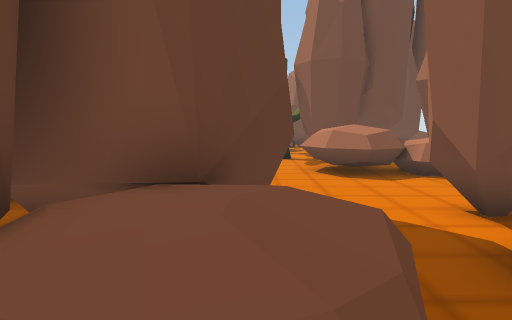
view 1 (above)

24 first-person views from a walk through a 3-D level made in the Unity game engine. The camera is 1.4 m above the floor, tilts 6° down and sees 75° across. The floor is counted in squares, 1 m on a side. Each view is taken from the middle of a square. On the plan, view 1 faces up. The plan holds only what a view shows up to about 15 squares ahead; the rest is blank. The place goes on beyond the plan. The player character is not drawn. Some animated figures are not drawn. Door leaves are left out, so doorways stand open. Some surface patterns are stand-ins.

view 2
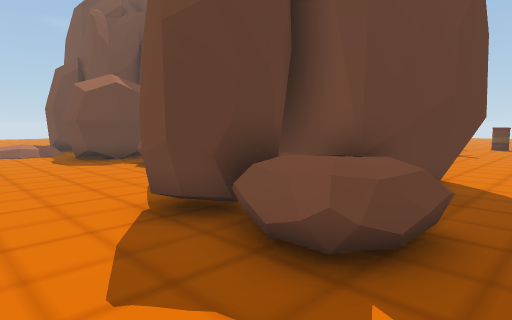

view 3
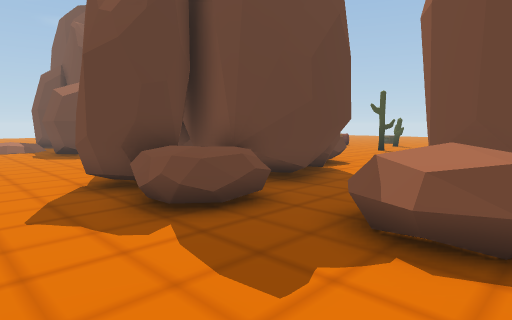

view 4
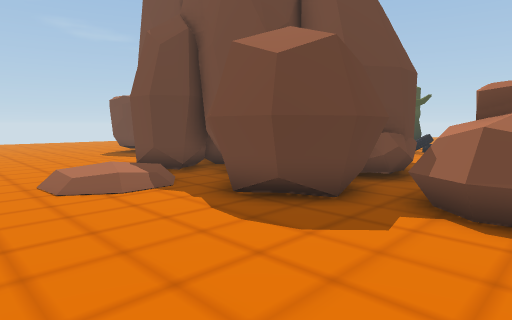

view 5
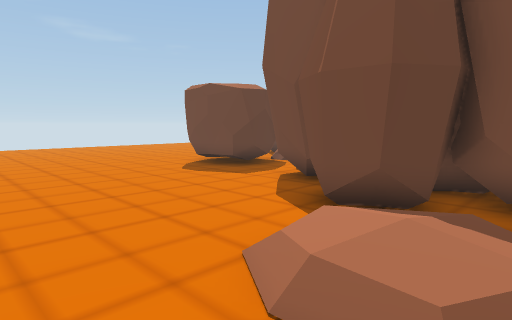

view 6
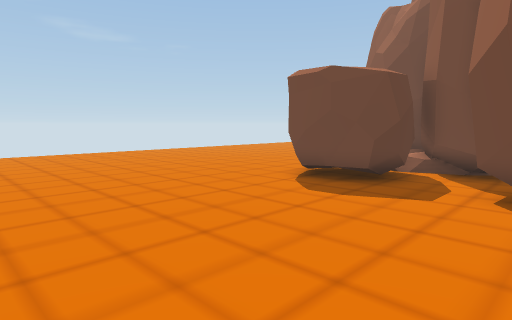

view 7
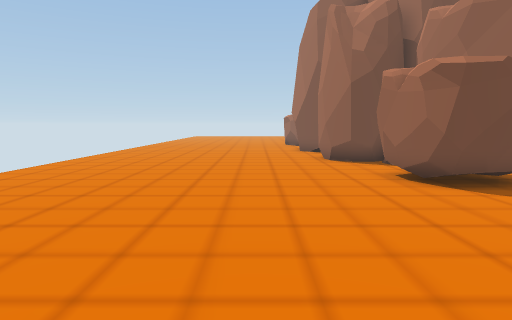

view 8
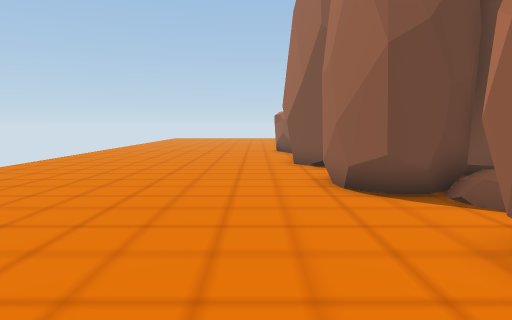

view 9
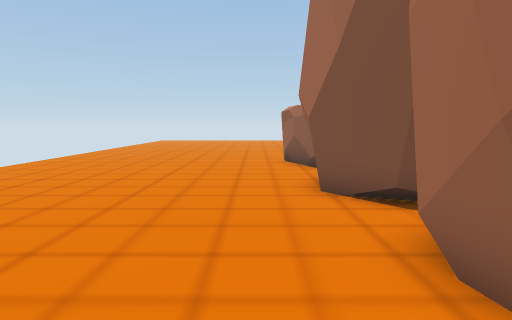

view 10
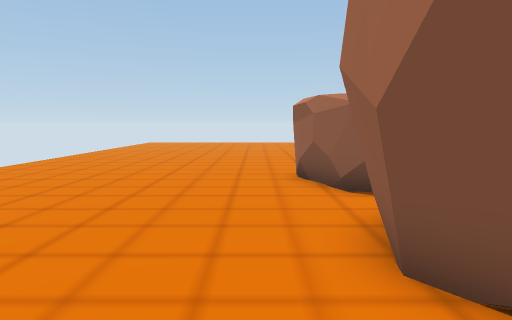

view 11
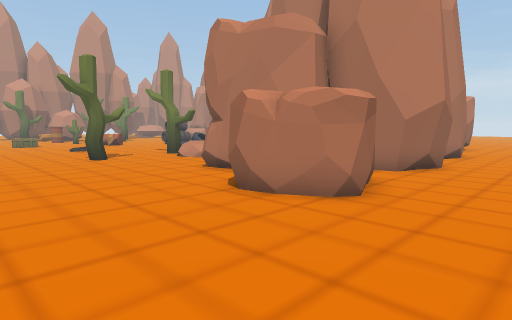

view 12
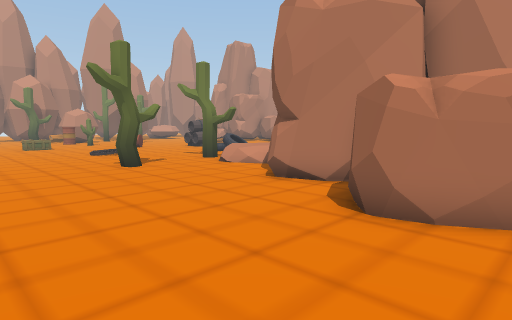

view 13
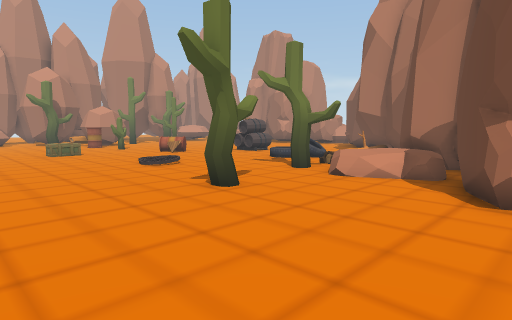

view 14
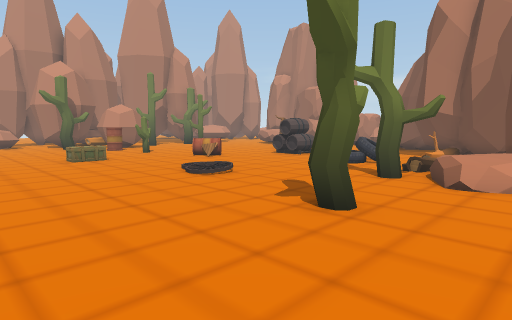

view 15
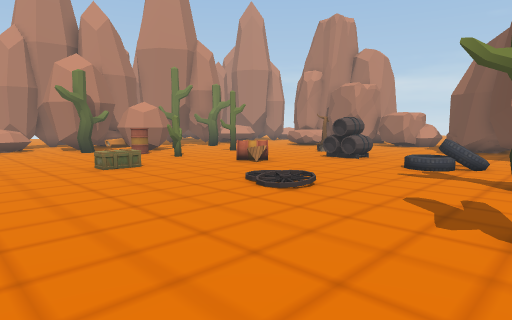

view 16
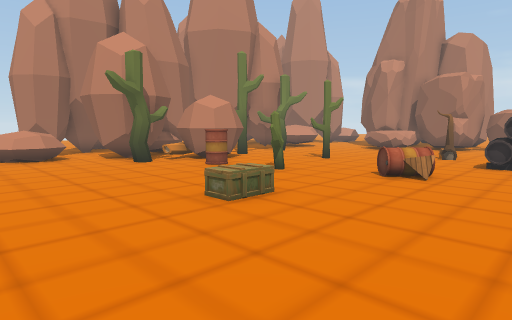

view 17
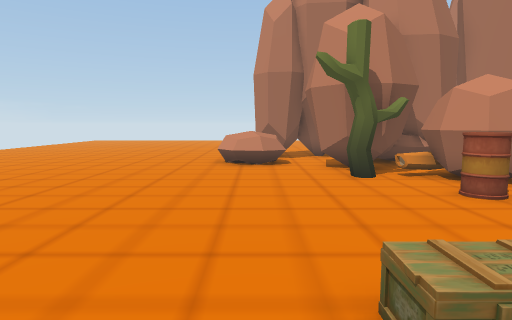

view 18
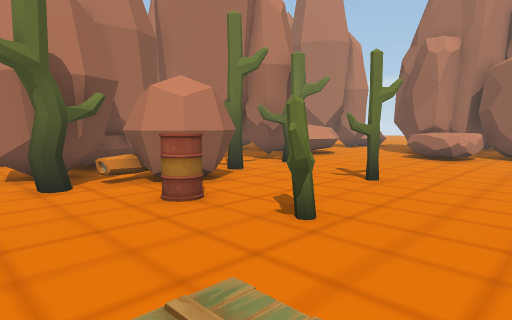

view 19
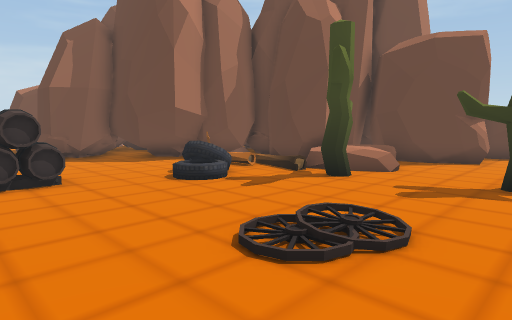

view 20
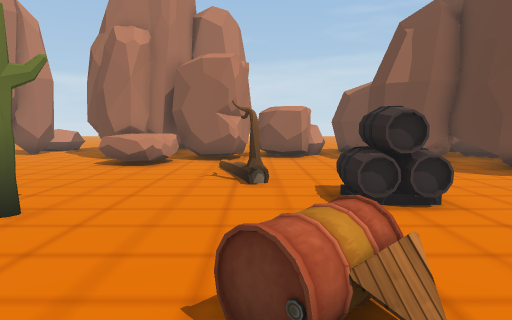

view 21
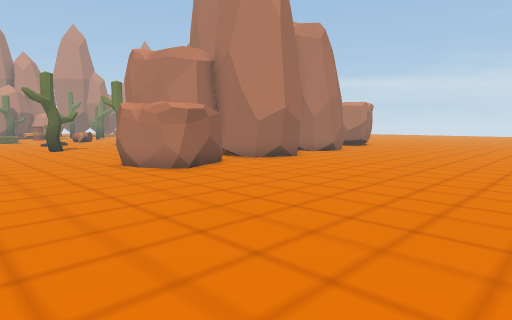

view 22
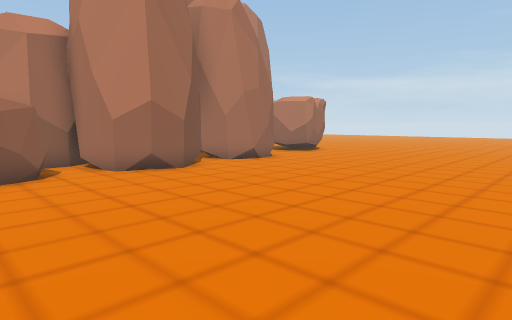

view 23
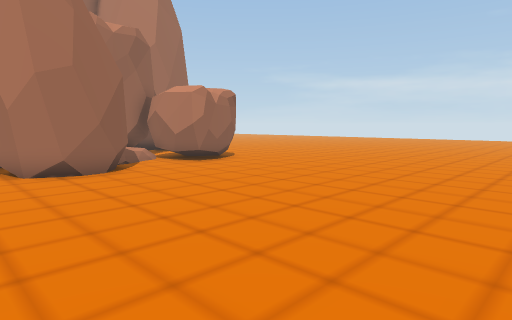

view 24
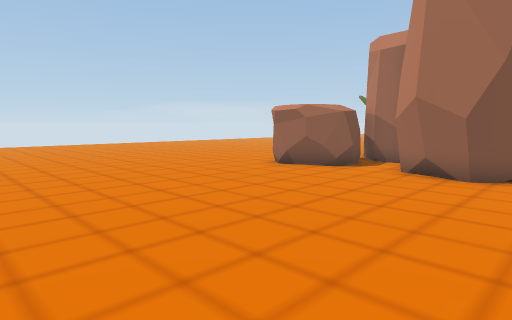

### Floor plan
Key: @ floor where view 1 was taken; # wall or solid block; x gap in a wall; . main floor; : floor 0.25 m higher than the main floor; + floor 0.5 m higher than the main floor; * floor 0.75 m higher than the main floor; / step, stairs or slope; D open door; = window, fence, low wall or low ledge; ^ raised ledge; T tire; S sign; B barrel; O other object.
Columns run from 37 left of view 1 to 5 right of it. Each row starts with its distance up from view 1.
 28 ........... ...  .. .. .. .  .. ...........
 27 ...........................................
 26 .........................................=
 25 ........................................=^
 24 ...............................O.........^=
 23 ..........###.......O..........O........##
 22 .........####.......O.................O##
 21 .........#######....................B.O##
 20 ..........#######..=.............O.BB###
 19 ............## ##++=OO.......SB...O.##
 18 ..........#######+**:........B.......#
 17 .........##    ####==...O.............O.
 16 .........##      ### ..TO.........O.....
 15 ..........##      ## O.T...OO..........O
 14 ...........##     ## O.....OO.........O####
 13 ..........##      ####..... ..O........###
 12 ..........## ##      ##.... ..O.........^
 11 ..........####       ###..  .../.......^ ^
 10 ............O#        ##.. ..../..^=...^^^^
  9 .............##       #### DD....=^^...#^#^
  8 ...........#####      #^ # ....###^^#.....
  7 ...........####     ##   ^=.#########....
  6  ..........####     ##   #=####   # ##..##
  5  ..........###..######   ####        #..##
  4  ................######   #=^       ##..##
  3  .................###.#####.=x    ####.=^^
  2 ....................:+:.##.....   ##^^^.=^=
  1 ....................++/.......... ##^^=....
  0 .....................//...........##.@....
 -1   .......................................
 -2   ...  .     ..  ...  .  ..  .     .. ..  .

Positions as (right, up) in squares from view 1, and headings:
1: (0, 0), facing up
2: (2, -2), facing up-left
3: (5, -2), facing up-left
4: (-8, -2), facing up-left
5: (-15, -2), facing up-left
6: (-20, -2), facing up-left
7: (-30, -2), facing up
8: (-29, 4), facing up
9: (-29, 9), facing up
10: (-29, 13), facing up
11: (-31, 28), facing down-right
12: (-28, 28), facing down-right
13: (-23, 28), facing down-right
14: (-20, 28), facing down-right
15: (-17, 28), facing down-right
16: (-11, 28), facing down-right
17: (-8, 25), facing right
18: (-7, 24), facing down-right
19: (-8, 24), facing down-left
20: (-7, 21), facing down
21: (-37, 28), facing down-right
22: (-37, 22), facing down-right
23: (-37, 15), facing down-right
24: (-37, 14), facing up-right
